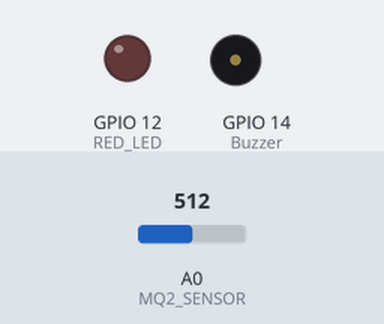
Recording of a sketch running on a simulated ESP8266 (NodeMCU). Shown: output pins drawn as LEDs (lit = HIGH), buzzer (waves = sounding, pin HIGH). The test bench sets the inputs (shaded band); at power-on: A0 (MQ2_SENSOR) = 512. WiFi joins after 1.5 s; servers stay silent unless stated; no MQTT or app messages arrive unless stated; what the sketch prints to the serial monitor is not drawn.

Above: at 0.1 s.
At 1.6 s:
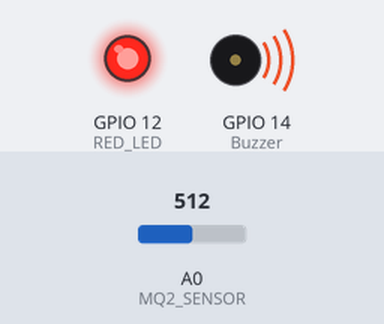
Timing chart, 0 to 3.1 s (numbered marks = the images above):
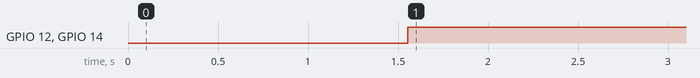

The sketch:

codigo_sensor.ino
```cpp
// Importando as bibliotecas necessárias
# include <ESP8266WiFi.h>
# include <PubSubClient.h>

// Define configs do MQTT
# define ID_MQTT "sensor_gas_mqtt"
# define TOPICO_PUBLISH_SENSOR "topico_sensor_gas"

// Endereço e a porta do broker
const char * BROKER = "test.mosquitto.org";
int PORTA = 1883;

// Definindo os pinos dos dispositivos
#define MQ2_SENSOR    A0 //A0
#define RED_LED       12 //D6
#define Buzzer        14 //D5

// Informações da rede WiFi
char * SSID = "Mira gomes";
char * PASSWORD = "";

WiFiClient espClient;
PubSubClient MQTT(espClient);
int MQ2_SENSOR_Value = 0;
int gas= 0;
char * msg = "";

// Função que se conecta ao MQTT
void ReconectMQTT(void) {
  if (!MQTT.connected()){
    while (!MQTT.connected()) {
      Serial.print("* Conectando-se ao MQTT: ");
      Serial.println(BROKER);
      if (MQTT.connect(ID_MQTT)) {
        Serial.println("Conectado com sucesso");
      } else {
        Serial1.println("Falha ao se conectar.");
        Serial.println("Reiniciando em 2s");
        delay(2000);
      }
    }
  }
}

// Iniciando o MQTT
void StartMQTT(void) {
  MQTT.setServer(BROKER, PORTA);
}

// Função que reconecta o serviço de WiFi
void ReconectWIFI(void) {
  if (WiFi.status() == WL_CONNECTED)
    return;
  WiFi.begin(SSID, PASSWORD);
  while (WiFi.status() != WL_CONNECTED) {
    delay(500);
    Serial.print(".");
  }

  Serial.print("Conectado na rede ");
}


void ConsultaConexoes(void) {
  ReconectWIFI();
  ReconectMQTT();
}

int getSensorData()
{
  MQ2_SENSOR_Value = map(analogRead(MQ2_SENSOR), 0, 1024, 0, 100);
  if (MQ2_SENSOR_Value > 32 ){
    digitalWrite(RED_LED, HIGH);
    digitalWrite(Buzzer, HIGH);
    return MQ2_SENSOR_Value;
  }
  else{
    digitalWrite(RED_LED, LOW);
    digitalWrite(Buzzer, LOW);
    return MQ2_SENSOR_Value;
  }
}

void setup()
{
  Serial.begin(9600);

  pinMode(MQ2_SENSOR, INPUT);
  pinMode(RED_LED, OUTPUT);
  pinMode(Buzzer, OUTPUT);

  digitalWrite(RED_LED, LOW);
  digitalWrite(Buzzer, LOW);

  StartMQTT();
}

void loop()
{
  ConsultaConexoes();
  gas = getSensorData();
  sprintf(msg, "%d", gas);

  MQTT.publish(TOPICO_PUBLISH_SENSOR, msg);
  MQTT.loop();
  delay(2000);

}
```

Measured:
- by itself, GPIO 12 (RED_LED), GPIO 14 (Buzzer): LOW → HIGH at 1.6 s
